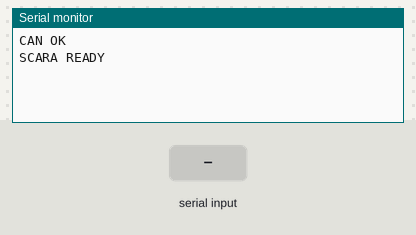
A sketch run on a simulated Arduino Uno, built with avr-gcc and run on an emulated ATmega328P. Shown: the last lines printed to the serial monitor. Inputs (shaded band) come from the test bench.

Above: at 1.2 s.
1.3 s: "STATUS\n" received over Serial
At 1.6 s:
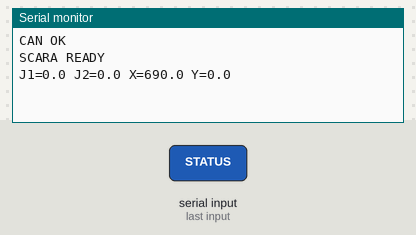
2.8 s: "HOME\n" received over Serial
At 3.9 s:
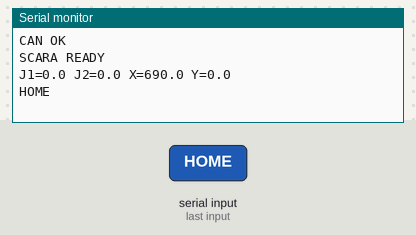
4.3 s: "GO 90\n" received over Serial
At 5.1 s:
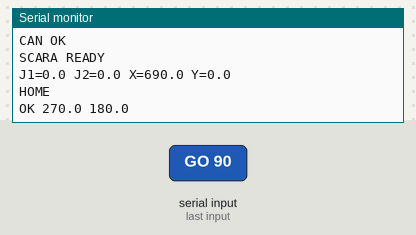
5.8 s: "GO  45\n" received over Serial
At 6.2 s:
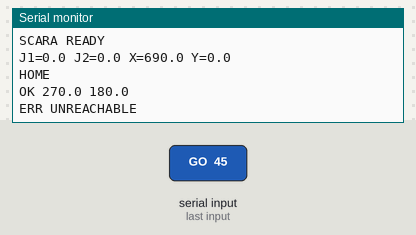
7.3 s: "JOINT 90\n" received over Serial
At 8.6 s:
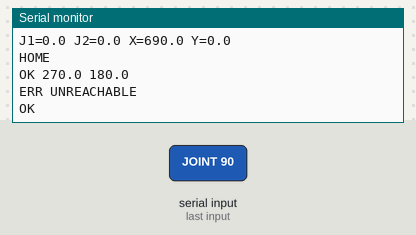

Measured:
- after the input at 1.3 s, the serial monitor: prints a new line at once (image 1)
- after the input at 2.8 s, the serial monitor: prints a new line at once (image 2)
- after the input at 4.3 s, the serial monitor: prints a new line at once (image 3)
- after the input at 5.8 s, the serial monitor: prints a new line at once (image 4)
- after the input at 7.3 s, the serial monitor: prints a new line at once (image 5)

The sketch:

scara_controller.ino
```cpp
/*
 * Parallel SCARA Controller
 *
 * 2-link SCARA arm with harmonic drive motors on CAN bus
 * L1 = 300mm, L2 = 390mm
 *
 * Commands: GO <x> <y>     — move to position (mm)
 *           JOINT <j1> <j2> — move joints (degrees)
 *           STATUS           — current position
 *           HOME             — return to home
 */
#include <SPI.h>
#include <mcp_can.h>

// CAN bus
#define CAN_CS_PIN  10
#define MOTOR_L1_ID 0x10
#define MOTOR_L2_ID 0x11

MCP_CAN CAN(CAN_CS_PIN);

// SCARA geometry (mm)
#define L1 300.0
#define L2 390.0

float current_j1 = 0.0;
float current_j2 = 0.0;

void setup() {
    Serial.begin(115200);
    if (CAN.begin(MCP_ANY, CAN_500KBPS, MCP_8MHZ) == CAN_OK) {
        CAN.setMode(MCP_NORMAL);
        Serial.println("CAN OK");
    } else {
        Serial.println("CAN FAIL");
    }
    home();
    Serial.println("SCARA READY");
}

void loop() {
    if (Serial.available()) {
        String cmd = Serial.readStringUntil('\n');
        cmd.trim();
        handleCommand(cmd);
    }
}

void handleCommand(String cmd) {
    if (cmd.startsWith("GO ")) {
        float x = cmd.substring(3, cmd.indexOf(' ')).toFloat();
        float y = cmd.substring(cmd.indexOf(' ') + 1).toFloat();
        float j1, j2;
        if (inverseKinematics(x, y, j1, j2)) {
            sendPosition(MOTOR_L1_ID, j1);
            sendPosition(MOTOR_L2_ID, j2);
            current_j1 = j1;
            current_j2 = j2;
            Serial.println("OK " + String(j1, 1) + " " + String(j2, 1));
        } else {
            Serial.println("ERR UNREACHABLE");
        }
    }
    else if (cmd.startsWith("JOINT ")) {
        float j1 = cmd.substring(6, cmd.indexOf(' ')).toFloat();
        float j2 = cmd.substring(cmd.indexOf(' ') + 1).toFloat();
        sendPosition(MOTOR_L1_ID, j1);
        sendPosition(MOTOR_L2_ID, j2);
        current_j1 = j1;
        current_j2 = j2;
        Serial.println("OK");
    }
    else if (cmd == "STATUS") {
        float x, y;
        forwardKinematics(current_j1, current_j2, x, y);
        Serial.println("J1=" + String(current_j1, 1) +
            " J2=" + String(current_j2, 1) +
            " X=" + String(x, 1) +
            " Y=" + String(y, 1));
    }
    else if (cmd == "HOME") {
        home();
        Serial.println("HOME");
    }
}

void home() {
    sendPosition(MOTOR_L1_ID, 0.0);
    sendPosition(MOTOR_L2_ID, 0.0);
    current_j1 = 0.0;
    current_j2 = 0.0;
}

void forwardKinematics(float j1_deg, float j2_deg, float &x, float &y) {
    float t1 = j1_deg * PI / 180.0;
    float t2 = j2_deg * PI / 180.0;
    x = L1 * cos(t1) + L2 * cos(t1 + t2);
    y = L1 * sin(t1) + L2 * sin(t1 + t2);
}

bool inverseKinematics(float x, float y, float &j1, float &j2) {
    float d = sqrt(x * x + y * y);
    if (d > (L1 + L2) || d < fabs(L1 - L2)) return false;
    float cos_q2 = (x * x + y * y - L1 * L1 - L2 * L2) / (2 * L1 * L2);
    cos_q2 = constrain(cos_q2, -1.0, 1.0);
    float q2 = acos(cos_q2);
    float k1 = L1 + L2 * cos(q2);
    float k2 = L2 * sin(q2);
    float q1 = atan2(y, x) - atan2(k2, k1);
    j1 = q1 * 180.0 / PI;
    j2 = q2 * 180.0 / PI;
    return true;
}

void sendPosition(uint16_t can_id, float angle_deg) {
    byte data[8] = {0};
    memcpy(data, &angle_deg, 4);
    CAN.sendMsgBuf(can_id, 0, 8, data);
}
```
